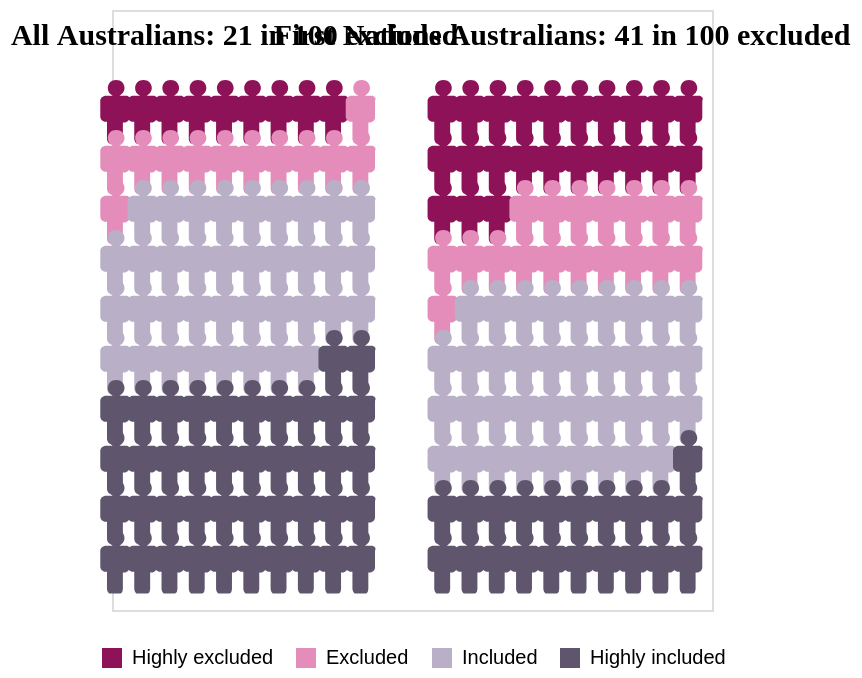

The specification (Vega-Lite) saved for this image:
### Vega-Lite specification from a JSON file in a GitHub repository (floating-point values rounded to 4 significant figures)
{"$schema": "https://vega.github.io/schema/vega-lite/v5.json", "description": "Base version adapted from the Vega-Lite 'Isotype Grid' example. Counts are people out of 100, rounded from ExclusionBands.csv (ADII 2025). Data-driven version: s2_waffle_full.vl.json", "width": "container", "height": "container", "data": {"sequence": {"start": 1, "stop": 101, "as": "person"}}, "transform": [{"calculate": "['All Australians', 'First Nations Australians']", "as": "group"}, {"flatten": ["group"]}, {"calculate": "datum.group === 'All Australians' ? [9, 21, 58] : [23, 41, 79]", "as": "cutoffs"}, {"calculate": "datum.person <= datum.cutoffs[0] ? 'Highly excluded' : datum.person <= datum.cutoffs[1] ? 'Excluded' : datum.person <= datum.cutoffs[2] ? 'Included' : 'Highly included'", "as": "band"}, {"calculate": "(datum.person - 1) % 10 + (datum.group === 'All Australians' ? 0 : 12)", "as": "col"}, {"calculate": "floor((datum.person - 1) / 10)", "as": "row"}], "layer": [{"mark": {"type": "point", "filled": true, "opacity": 1, "size": 70, "shape": "M1.7 -1.7h-0.8c0.3 -0.2 0.6 -0.5 0.6 -0.9c0 -0.6 -0.4 -1 -1 -1c-0.6 0 -1 0.4 -1 1c0 0.4 0.2 0.7 0.6 0.9h-0.8c-0.4 0 -0.7 0.3 -0.7 0.6v1.9c0 0.3 0.3 0.6 0.6 0.6h0.2c0 0 0 0.1 0 0.1v1.9c0 0.3 0.2 0.6 0.3 0.6h1.3c0.2 0 0.3 -0.3 0.3 -0.6v-1.8c0 0 0 -0.1 0 -0.1h0.2c0.3 0 0.6 -0.3 0.6 -0.6v-2c0.2 -0.3 -0.1 -0.6 -0.4 -0.6z"}, "encoding": {"x": {"field": "col", "type": "quantitative", "axis": null}, "y": {"field": "row", "type": "quantitative", "axis": null, "scale": {"domain": [-2, 9.5], "reverse": true}}, "color": {"field": "band", "type": "nominal", "scale": {"domain": ["Highly excluded", "Excluded", "Included", "Highly included"], "range": ["#8E1257", "#E48DBA", "#B9B0C8", "#5F566E"]}, "legend": {"title": null, "orient": "bottom", "direction": "horizontal", "symbolType": "square"}}, "tooltip": [{"field": "group"}, {"field": "band"}]}}, {"data": {"values": [{"x": 4.5, "label": "All Australians: 21 in 100 excluded"}, {"x": 16.5, "label": "First Nations Australians: 41 in 100 excluded"}]}, "mark": {"type": "text", "font": "Oxanium", "fontWeight": 700, "fontSize": 15}, "encoding": {"x": {"field": "x", "type": "quantitative"}, "y": {"datum": -1.5}, "text": {"field": "label"}}}], "config": {"legend": {"layout": {"bottom": {"anchor": "middle"}}}}}
